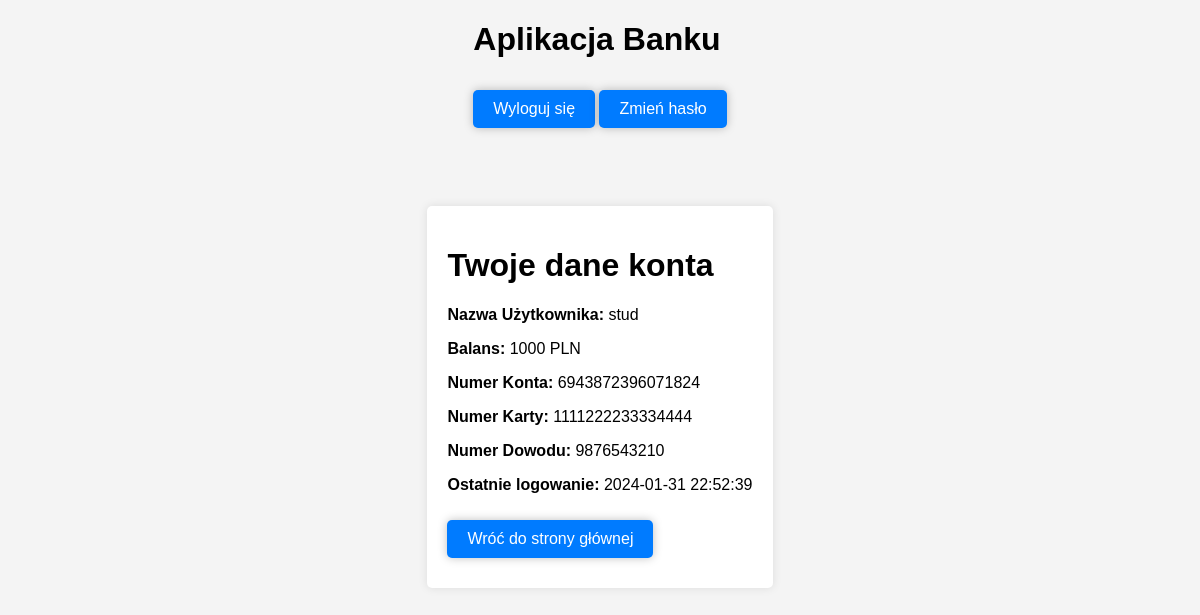
Page /view_sensitive_data (signed in) on the earlier database version.
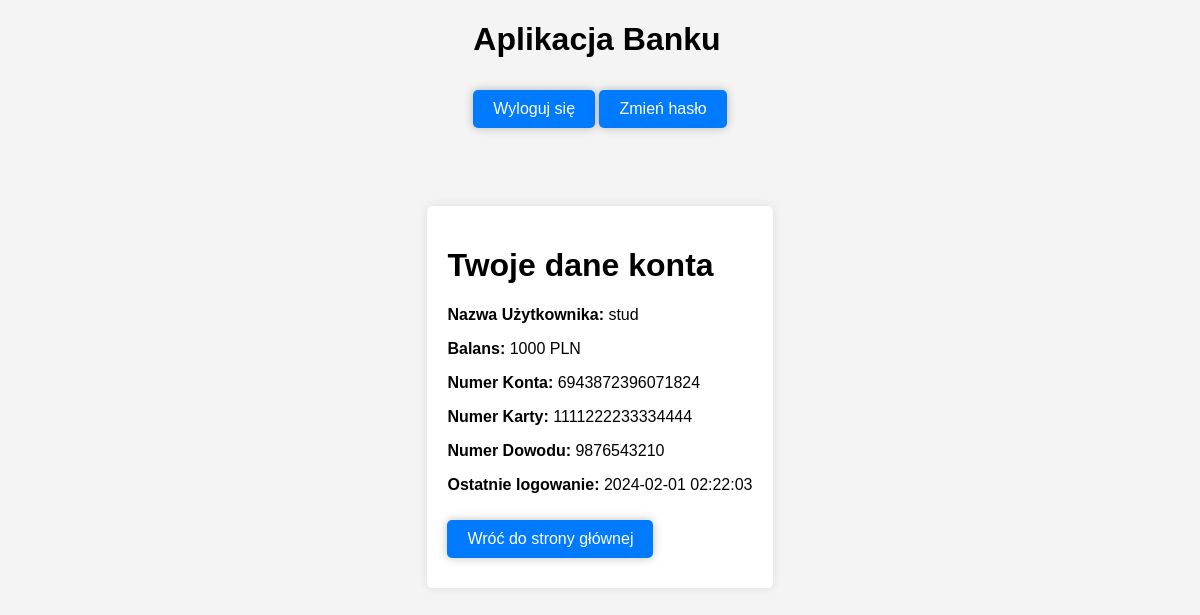
Same page on the later database version.
### models.py (models this page shows, shortened)
class User(db.Model, UserMixin):
    id = db.Column(db.Integer, primary_key=True)
    username = db.Column(db.String(60), unique=True, nullable=False)
    password = db.Column(db.String(60), nullable=True)
    card_number = db.Column(db.String(16), nullable=False)
    id_number = db.Column(db.String(10), nullable=False)
    account_number = db.Column(db.String(16), unique=True, nullable=False)
    balance = db.Column(db.Integer, default=0.0)
    transfers = db.relationship('Transaction', backref='user', lazy=True)
    password_combinations = db.relationship('Combination', backref='user', lazy=True)
    last_login = db.Column(db.DateTime, default=datetime.now())

### app.py (the view)
@app.route('/view_sensitive_data')
@login_required
def view_sensitive_data():
    return render_template('view_sensitive_data.html', user=current_user)

### app.py (called while the page is built)
@login_manager.user_loader
def load_user(user_id):
    return User.query.get(int(user_id))

@app.before_request
def check_session():
    if session.get("user_id", None) is None:
        return
    if session.get("ip_address", None) != request.remote_addr:
        session.pop("user_id", None)
        logout_user()
        return redirect(url_for("index"))

### templates/view_sensitive_data.html
{% extends 'base.html' %}
{% block content %}
    <h1>Twoje dane konta</h1>
    <p><strong>Nazwa Użytkownika: </strong> {{ user.username }}</p>
    <p><strong>Balans: </strong> {{ user.balance }} PLN</p>
    <p><strong>Numer Konta: </strong> {{ user.account_number }}</p>
    <p><strong>Numer Karty: </strong> {{ user.card_number }}</p>
    <p><strong>Numer Dowodu: </strong> {{ user.id_number }}</p>
    <p><strong>Ostatnie logowanie: </strong> {{ user.last_login.strftime('%Y-%m-%d %H:%M:%S') }}</p>
    <a href="{{ url_for('home') }}" class="button">Wróć do strony głównej</a>
{% endblock %}

### templates/base.html (shortened to what this page needs)
<!DOCTYPE html>
<html lang="en">
<head>
    <link rel="stylesheet" type="text/css" href="{{ url_for('static', filename='styles.css') }}">
</head>
<body>
    <div class="header" id="header">
        <h1>{% block header %}Aplikacja Banku{% endblock %}</h1>
        {% if current_user.is_authenticated %}
            <a href="{{ url_for('logout') }}" class="button">Wyloguj się</a>
            <a href="{{ url_for('change_password') }}" class="button">Zmień hasło</a>
            <br />
            <br />
        {% endif %}
    </div>
    <div id="content">
        {% block content %}{% endblock %}
    </div>
</body>
</html>

### static/styles.css (style rules this page uses)
body { font-family: 'Arial', sans-serif; margin: 0; padding: 0; background-color: #f4f4f4; height: 100vh; display: flex; align-items: center; justify-content: center; align-content: center; flex-wrap: nowrap; flex-direction: column; }
#content { max-width: 800px; margin-top: 50px; margin-bottom: auto; padding: 20px; background-color: #fff; box-shadow: 0 0 10px rgba(0, 0, 0, 0.1); border-radius: 5px; }
a.button { display: inline-block; padding: 10px 20px; margin: 10px 0; text-align: center; text-decoration: none; color: #fff; background-color: #007BFF; box-shadow: 0 0 10px rgba(0, 0, 0, 0.25); border-radius: 5px; transition: background-color 0.3s ease; }

Differences in the rows shown:
changed User "stud": last_login "2024-01-31 22:52:39" → "2024-02-01 02:22:03"
